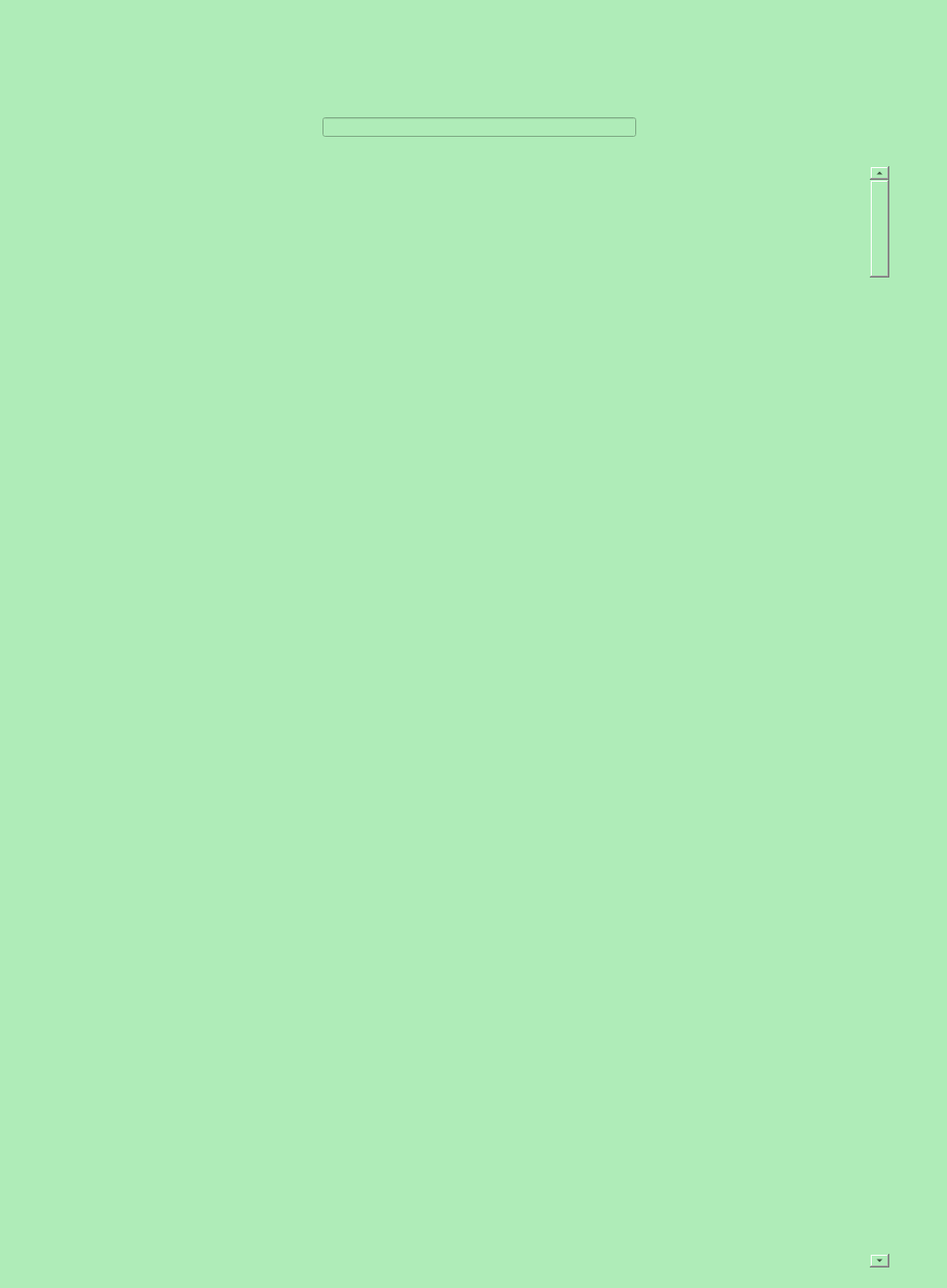
<?xml version="1.0" encoding="UTF-8"?>
<ui version="4.0">
 <class>wordProccessor</class>
 <widget class="QMainWindow" name="wordProccessor">
  <property name="geometry">
   <rect>
    <x>0</x>
    <y>0</y>
    <width>969</width>
    <height>1318</height>
   </rect>
  </property>
  <property name="windowTitle">
   <string>Word Proccessor</string>
  </property>
  <property name="styleSheet">
   <string notr="true">background-color: rgb(175, 236, 184);</string>
  </property>
  <widget class="QWidget" name="centralwidget">
   <widget class="QScrollBar" name="verticalScrollBar">
    <property name="geometry">
     <rect>
      <x>890</x>
      <y>170</y>
      <width>20</width>
      <height>1127</height>
     </rect>
    </property>
    <property name="orientation">
     <enum>Qt::Vertical</enum>
    </property>
   </widget>
   <widget class="QLineEdit" name="wordSearchField">
    <property name="geometry">
     <rect>
      <x>330</x>
      <y>120</y>
      <width>321</width>
      <height>20</height>
     </rect>
    </property>
   </widget>
   <widget class="QTextEdit" name="document">
    <property name="geometry">
     <rect>
      <x>70</x>
      <y>170</y>
      <width>797</width>
      <height>1127</height>
     </rect>
    </property>
    <property name="styleSheet">
     <string notr="true">background-color: rgb(255, 255, 255);</string>
    </property>
   </widget>
   <widget class="QWidget" name="formLayoutWidget">
    <property name="geometry">
     <rect>
      <x>70</x>
      <y>170</y>
      <width>801</width>
      <height>1131</height>
     </rect>
    </property>
    <layout class="QFormLayout" name="documentLayout"/>
   </widget>
  </widget>
 </widget>
 <resources/>
 <connections/>
</ui>
